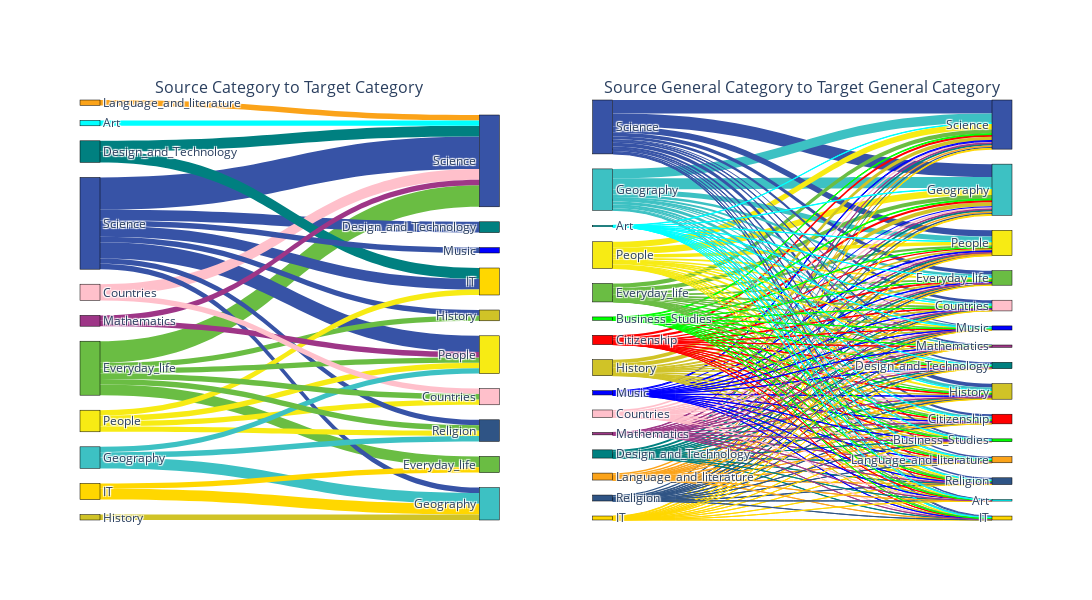

Write notebook code for a chart like this one.
### Markdown cell above
The percentage of the dataset we cover is only 10%, however, we take pairs that are the most frequently played which makes the games statistically very significant. In addition to that, we keep similar distribution of the sources and the targets as shown in the following plots.

### Code cell
plots.source_target_distribution(finished_paths_df, number_of_pairs=50, categories=categories_dict)

### Figure 1 — Plotly figure (JSON) as saved in the notebook; plotly's stock layout.template omitted (floating-point values rounded to 4 significant figures; data arrays with more than 128 entries replaced by an {"elided": "..."} marker saying what was removed)
{"data": [{"domain": {"x": [0, 0.45], "y": [0, 1]}, "link": {"color": ["rgba(55,83,166,255)", "rgba(106,189,67,255)", "rgba(55,83,166,255)", "rgba(55,83,166,255)", "rgba(55,83,166,255)", "rgb(61,193,195)", "rgb(255, 215, 0)", "rgba(106,189,67,255)", "rgb(255, 192, 203)", "rgb(0, 128, 128)", "rgb(0, 128, 128)", "rgba(106,189,67,255)", "rgba(247,235,20,255)", "rgba(55,83,166,255)", "rgba(55,83,166,255)", "rgba(55,83,166,255)", "rgba(55,83,166,255)", "rgba(247,235,20,255)", "rgba(247,235,20,255)", "rgba(247,235,20,255)", "rgb(158,54,135)", "rgba(106,189,67,255)", "rgb(158,54,135)", "rgba(251,163,25,255)", "rgb(255, 192, 203)", "rgb(255, 215, 0)", "rgb(208,195,39)", "rgb(61,193,195)", "rgb(61,193,195)", "rgba(106,189,67,255)", "rgba(106,189,67,255)", "rgb(0, 255, 255)"], "source": [0, 1, 0, 0, 0, 5, 6, 1, 8, 9, 9, 1, 12, 0, 0, 0, 0, 12, 12, 12, 20, 1, 20, 23, 8, 6, 26, 5, 5, 1, 1, 31], "target": [32, 32, 34, 35, 36, 37, 37, 39, 32, 35, 32, 43, 44, 45, 46, 43, 37, 45, 34, 35, 32, 34, 34, 32, 44, 39, 37, 45, 34, 44, 45, 32], "value": [6, 4, 3, 2, 2, 2, 2, 2, 2, 2, 2, 1, 1, 1, 1, 1, 1, 1, 1, 1, 1, 1, 1, 1, 1, 1, 1, 1, 1, 1, 1, 1]}, "node": {"color": ["rgba(55,83,166,255)", "rgba(106,189,67,255)", "rgba(55,83,166,255)", "rgba(55,83,166,255)", "rgba(55,83,166,255)", "rgb(61,193,195)", "rgb(255, 215, 0)", "rgba(106,189,67,255)", "rgb(255, 192, 203)", "rgb(0, 128, 128)", "rgb(0, 128, 128)", "rgba(106,189,67,255)", "rgba(247,235,20,255)", "rgba(55,83,166,255)", "rgba(55,83,166,255)", "rgba(55,83,166,255)", "rgba(55,83,166,255)", "rgba(247,235,20,255)", "rgba(247,235,20,255)", "rgba(247,235,20,255)", "rgb(158,54,135)", "rgba(106,189,67,255)", "rgb(158,54,135)", "rgba(251,163,25,255)", "rgb(255, 192, 203)", "rgb(255, 215, 0)", "rgb(208,195,39)", "rgb(61,193,195)", "rgb(61,193,195)", "rgba(106,189,67,255)", "rgba(106,189,67,255)", "rgb(0, 255, 255)", "rgba(55,83,166,255)", "rgba(55,83,166,255)", "rgba(247,235,20,255)", "rgb(255, 215, 0)", "rgb(0, 128, 128)", "rgb(61,193,195)", "rgb(61,193,195)", "rgba(106,189,67,255)", "rgba(55,83,166,255)", "rgb(255, 215, 0)", "rgba(55,83,166,255)", "rgb(208,195,39)", "rgb(255, 192, 203)", "rgb(47,84,133)", "rgb(0, 0, 255)", "rgb(208,195,39)", "rgb(61,193,195)", "rgb(47,84,133)", "rgba(247,235,20,255)", "rgb(255, 215, 0)", "rgba(55,83,166,255)", "rgba(247,235,20,255)", "rgba(247,235,20,255)", "rgba(55,83,166,255)", "rgb(255, 192, 203)", "rgba(106,189,67,255)", "rgb(61,193,195)", "rgb(47,84,133)", "rgba(247,235,20,255)", "rgb(255, 192, 203)", "rgb(47,84,133)", "rgba(55,83,166,255)"], "label": ["Science", "Everyday_life", "Science", "Science", "Science", "Geography", "IT", "Everyday_life", "Countries", "Design_and_Technology", "Design_and_Technology", "Everyday_life", "People", "Science", "Science", "Science", "Science", "People", "People", "People", "Mathematics", "Everyday_life", "Mathematics", "Language_and_literature", "Countries", "IT", "History", "Geography", "Geography", "Everyday_life", "Everyday_life", "Art", "Science", "Science", "People", "IT", "Design_and_Technology", "Geography", "Geography", "Everyday_life", "Science", "IT", "Science", "History", "Countries", "Religion", "Music", "History", "Geography", "Religion", "People", "IT", "Science", "People", "People", "Science", "Countries", "Everyday_life", "Geography", "Religion", "People", "Countries", "Religion", "Science"], "line": {"color": "black", "width": 0.5}, "pad": 15, "thickness": 20}, "type": "sankey"}, {"domain": {"x": [0.55, 1], "y": [0, 1]}, "link": {"color": {"elided": "224 str values"}, "source": {"elided": "224 int values"}, "target": {"elided": "224 int values"}, "value": {"elided": "224 int values"}}, "node": {"color": {"elided": "448 str values"}, "label": {"elided": "448 str values"}, "line": {"color": "black", "width": 0.5}, "pad": 15, "thickness": 20}, "type": "sankey"}], "layout": {"annotations": [{"font": {"size": 16}, "showarrow": false, "text": "Source Category to Target Category", "x": 0.225, "xanchor": "center", "xref": "paper", "y": 1, "yanchor": "bottom", "yref": "paper"}, {"font": {"size": 16}, "showarrow": false, "text": "Source General Category to Target General Category", "x": 0.775, "xanchor": "center", "xref": "paper", "y": 1, "yanchor": "bottom", "yref": "paper"}], "height": 600, "width": 1200}}
